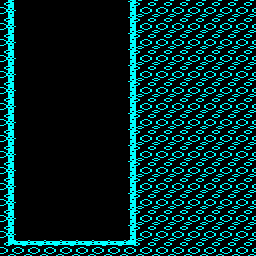

Rendered tile map (Tiled .tmx) drawn with the repository's tilesets; below, a short description and the full map source, tile grids included:
An orthogonal 16x16 tile map with 16x16 px tiles, 1 tile layer (Tile Layer 1) and 1 object (edge_exit).

<map version="1.8" tiledversion="1.8.2" orientation="orthogonal" renderorder="right-down" width="16" height="16" tilewidth="16" tileheight="16" infinite="0" nextlayerid="4" nextobjectid="2">
 <tileset firstgid="1" source="porthole.tsx" />
 <layer id="1" name="Tile Layer 1" width="16" height="16">
  <data encoding="csv">
4,0,0,0,0,0,0,0,6,2,2,2,2,2,2,2,
4,0,0,0,0,0,0,0,6,2,2,2,2,2,2,2,
4,0,0,0,0,0,0,0,6,2,2,2,2,2,2,2,
4,0,0,0,0,0,0,0,6,2,2,2,2,2,2,2,
4,0,0,0,0,0,0,0,6,2,2,2,2,2,2,2,
4,0,0,0,0,0,0,0,6,2,2,2,2,2,2,2,
4,0,0,0,0,0,0,0,6,2,2,2,2,2,2,2,
4,0,0,0,0,0,0,0,6,2,2,2,2,2,2,2,
4,0,0,0,0,0,0,0,6,2,2,2,2,2,2,2,
4,0,0,0,0,0,0,0,6,2,2,2,2,2,2,2,
4,0,0,0,0,0,0,0,6,2,2,2,2,2,2,2,
4,0,0,0,0,0,0,0,6,2,2,2,2,2,2,2,
4,0,0,0,0,0,0,0,6,2,2,2,2,2,2,2,
4,0,0,0,0,0,0,0,6,2,2,2,2,2,2,2,
4,0,0,0,0,0,0,0,6,2,2,2,2,2,2,2,
11,3,3,3,3,3,3,3,12,2,2,2,2,2,2,2
</data>
 </layer>
 <objectgroup id="2" name="objects" />
 <objectgroup id="3" name="meta">
  <object id="1" name="edge_exit_top_room00" type="edge_exit" x="16" y="0" width="112" height="16" />
 </objectgroup>
</map>
